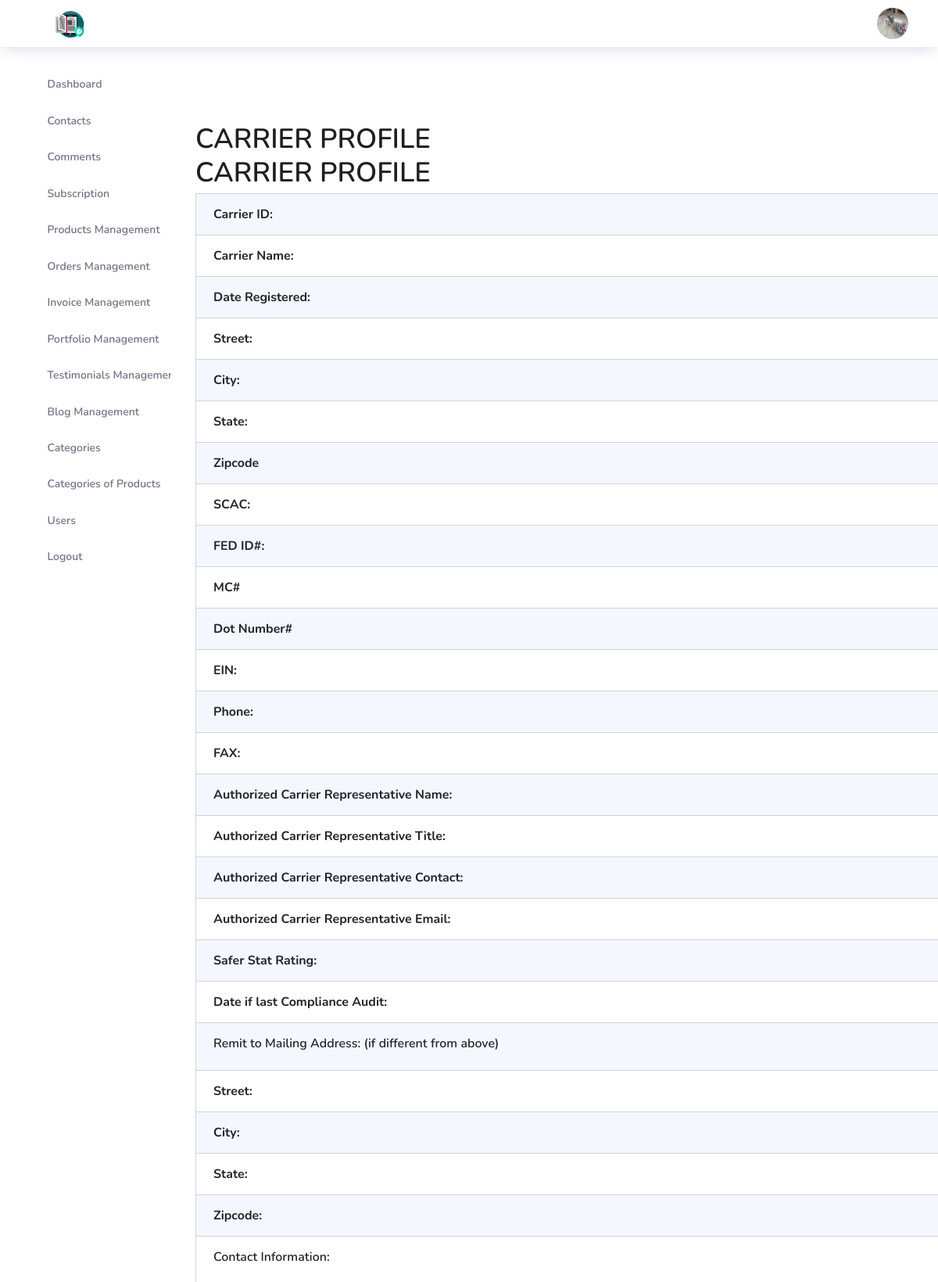
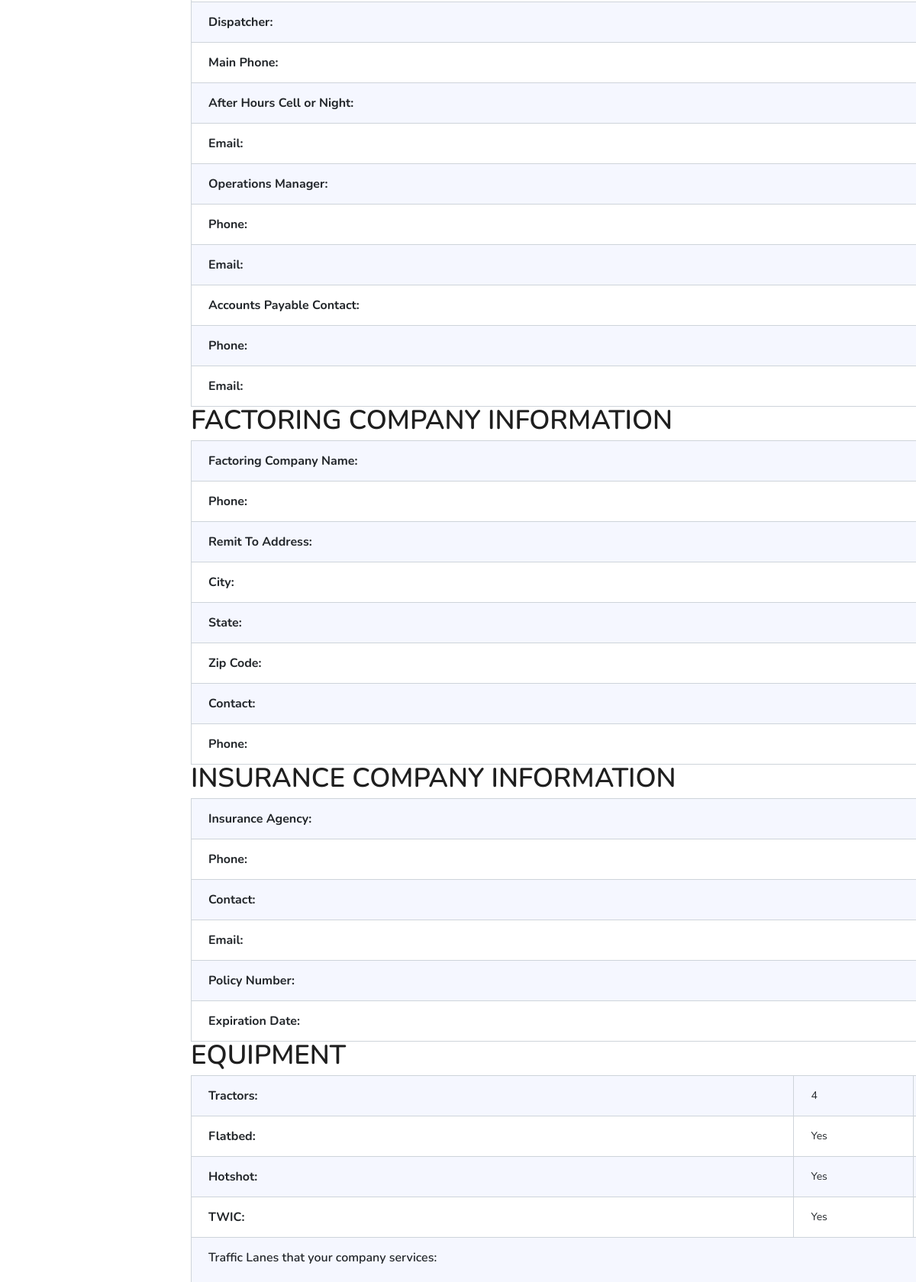
Page /admin/viewData.php?view=562724 (signed in, upper part) on the committed database (2 pictures, top to bottom).
### tables this page shows
CREATE TABLE `users` (
  `id` int(11) NOT NULL,
  `name` text NOT NULL,
  `username` varchar(255) NOT NULL,
  `email` varchar(255) NOT NULL,
  `password` text NOT NULL,
  `img` text NOT NULL,
  `role` text NOT NULL,
  `status` text NOT NULL,
  `date` timestamp NOT NULL DEFAULT current_timestamp() ON UPDATE current_timestamp()
);

CREATE TABLE `equipment_info` (
  `id` int(11) NOT NULL,
  `carrier_id` int(11) NOT NULL,
  `eq_tractor` text NOT NULL,
  `eq_dry_van` text NOT NULL,
  `eq_flatbed` text NOT NULL,
  `eq_reefer` text NOT NULL,
  `eq_hotshot` text NOT NULL,
  `eq_cdl` text NOT NULL,
  `eq_twic` text NOT NULL,
  `eq_hazmat` text NOT NULL,
  `eq_north_east` text NOT NULL,
  `eq_south_west` text NOT NULL,
  `eq_south_east` text NOT NULL,
  `eq_north_west` text NOT NULL,
  `eq_mid_west` text NOT NULL,
  `eq_central` text NOT NULL,
  `eq_prefered_states` text NOT NULL,
  `eq_email_available_load` text NOT NULL,
  `eq_email_load` text NOT NULL,
  `eq_looking_policy` text NOT NULL,
  `eq_trailer_lock_doors` text NOT NULL,
  `eq_driver_criminal_record_check` text NOT NULL,
  `eq_do_business_in_ca` text NOT NULL,
  `eq_tru_restered_on_arber` text NOT NULL,
  `eq_year` text NOT NULL,
  `eq_make` text NOT NULL,
  `eq_color` text NOT NULL,
  `eq_plate` text NOT NULL,
  `eq_last_vin` text NOT NULL
);

### admin/viewData.php (the view, shortened to what this page needs)
<?php
include "../db/db.php";
include "inc/head.php";
?>
    <section>
        <?php include 'inc/sidebar.php'; ?>
    </section>
    <section class="content">
        <div class="container-fluid" style="margin-top: 100px!important;">
            <div class="block-header">
                <h2 class="text-uppercase">Carrier Profile</h2>
            </div>
            <div class="row clearfix">
                <div class="col-xs-12 col-sm-12">
                    <div class="card">
                        <div class="header bg-blue">
                            <h2 class="text-uppercase">
                                Carrier Profile
                            </h2>
                        </div>
                        <div class="body">
                            <table class="table table-bordered table-striped">
                                <tr>
                                    <th>Carrier ID:</th>
                                </tr>
                                <tr>
                                    <th>Carrier Name:</th>
                                </tr>
                                <tr>
                                    <th>Date Registered:</th>
                                </tr>
                                <tr>
                                    <th>Street: </th>
                                </tr>
                                <tr>
                                    <th>City: </th>
                                </tr>
                                <tr>
                                    <th>State: </th>
                                </tr>
                                <tr>
                                    <th>Zipcode</th>
                                </tr>
                                <tr>
                                    <th>SCAC:</th>
                                </tr>
                                <tr>
                                    <th>FED ID#:</th>
                                </tr>
                                <tr>
                                    <th>MC#</th>
                                </tr>
                                <tr>
                                    <th>Dot Number#</th>
                                </tr>
                                <tr>
                                    <th>EIN:</th>
                                </tr>
                                <tr>
                                    <th>Phone:</th>
                                </tr>
                                <tr>
                                    <th>FAX:</th>
                                </tr>
                                <tr>
                                    <th>Authorized Carrier Representative Name:</th>
                                </tr>
                                <tr>
                                    <th>Authorized Carrier Representative Title:</th>
                                </tr>
                                <tr>
                                    <th>Authorized Carrier Representative Contact:</th>
                                </tr>
                                <tr>
                                    <th>Authorized Carrier Representative Email:</th>
                                </tr>
                                <tr>
                                    <th>Safer Stat Rating:</th>
                                </tr>
                                <tr>
                                    <th>Date if last Compliance Audit:</th>
                                </tr>
                                <tr>
                                    <th colspan="2">
                                        <h5>
                                            Remit to Mailing Address: (if different from above)
                                        </h5>
                                    </th>
                                </tr>
                                <tr>
                                    <th>Street: </th>
                                </tr>
                                <tr>
                                    <th>City: </th>
                                </tr>
                                <tr>
                                    <th>State: </th>
                                </tr>
                                <tr>
                                    <th>Zipcode:</th>
                                </tr>
                                <tr>
                                    <th colspan="2">
                                        <h5>
                                            Contact Information:
                                        </h5>
                                    </th>
                                </tr>
                                <tr>
                                    <th>Dispatcher:</th>
                                </tr>
                                <tr>
                                    <th>Main Phone:</th>
                                </tr>
                                <tr>
                                    <th>After Hours Cell or Night:</th>
                                </tr>
                                <tr>
                                    <th>Email:</th>
                                </tr>
                                <tr>
                                    <th>Operations Manager:</th>
                                </tr>
                                <tr>
                                    <th>Phone:</th>
                                </tr>
                                <tr>
                                    <th>Email:</th>
                                </tr>
                                <tr>
                                    <th>Accounts Payable Contact:</th>
                                </tr>
                                <tr>
                                    <th>Phone:</th>
                                </tr>
                                <tr>
                                    <th>Email:</th>
                                </tr>
                            </table>
                        </div>
                    </div>
                    <div class="card">
                        <div class="header bg-blue">
                            <h2 class="text-uppercase">
                                Factoring Company Information
                            </h2>
                        </div>
                        <div class="body">
                            <table class="table table-bordered table-striped">
                                <tr>
                                    <th>Factoring Company Name:</th>
                                </tr>
                                <tr>
                                    <th>Phone:</th>
                                </tr>
                                <tr>
                                    <th>Remit To Address:</th>
                                </tr>
                                <tr>
                                    <th>City:</th>
                                </tr>
                                <tr>
                                    <th>State:</th>
                                </tr>
                                <tr>
                                    <th>Zip Code:</th>
                                </tr>
                                <tr>
                                    <th>Contact:</th>
                                </tr>
                                <tr>
                                    <th>Phone:</th>
                                </tr>
                            </table>
                        </div>
                    </div>
                    <div class="card">
                        <div class="header bg-blue">
                            <h2 class="text-uppercase">
                                Insurance Company Information
                            </h2>
                        </div>
                        <div class="body">
                            <table class="table table-bordered table-striped">
                                <tr>
                                    <th>Insurance Agency:</th>
                                </tr>
                                <tr>
                                    <th>Phone:</th>
                                </tr>
                                <tr>
                                    <th>Contact:</th>
                                </tr>
                                <tr>
                                    <th>Email:</th>
                                </tr>
                                <tr>
                                    <th>Policy Number:</th>
                                </tr>
                                <tr>
                                    <th>Expiration Date:</th>
                                </tr>
                            </table>
                        </div>
                    </div>
                    <div class="card">
                        <div class="header bg-blue">
                            <h2 class="text-uppercase">
                                Equipment
                            </h2>
                        </div>
                        <div class="body">
                            <?php
                            $dataEquipment = mysqli_fetch_array(mysqli_query($db, "SELECT * FROM `equipment_info` WHERE carrier_id = '".$_GET['view']."'"));
                            ?>
                            <table class="table table-bordered table-striped">
                                <tr>
                                    <th>Tractors:</th>
                                    <td><?php echo $dataEquipment['eq_tractor']; ?></td>
                                    <th>Dry Van:</th>
                                </tr>
                                <tr>
                                    <th>Flatbed:</th>
                                    <td><?php echo $dataEquipment['eq_flatbed']; ?></td>
                                    <th>Reefer:</th>
                                </tr>
                                <tr>
                                    <th>Hotshot:</th>
                                    <td><?php echo $dataEquipment['eq_hotshot']; ?></td>
                                    <th>CDL:</th>
                                </tr>
                                <tr>
                                    <th>TWIC:</th>
                                    <td><?php echo $dataEquipment['eq_twic']; ?></td>
                                    <th>Hazmat:</th>
                                </tr>
                                <tr>
                                    <th colspan="4">
                                        <h5>Traffic Lanes that your company services:</h5>
                                    </th>
                                </tr>
                            </table>
                        </div>
                    </div>
                </div>
            </div>
        </div>
    </section>
<?php
include "inc/footer.php";
?>

### admin/inc/head.php (shortened to what this page needs)
<?php
$sqlPro = mysqli_query($db, "SELECT * FROM users WHERE username = '".$_SESSION['username']."'");
$rowPro = mysqli_fetch_array($sqlPro);
?>
<!DOCTYPE html>
<html lang="en">
<head>
    <link rel="stylesheet" href="vendors/feather/feather.css">
    <link rel="stylesheet" href="vendors/ti-icons/css/themify-icons.css">
    <link rel="stylesheet" href="vendors/css/vendor.bundle.base.css">
    <link rel="stylesheet" href="vendors/datatables.net-bs4/dataTables.bootstrap4.css">
    <link rel="stylesheet" href="vendors/ti-icons/css/themify-icons.css">
    <link rel="stylesheet" type="text/css" href="js/select.dataTables.min.css">
    <link rel="stylesheet" href="vendors/mdi/css/materialdesignicons.min.css">
    <link rel="stylesheet" href="css/vertical-layout-light/style.css">
</head>
<body>
<div class="container-scroller">
    <nav class="navbar col-lg-12 col-12 p-0 fixed-top d-flex flex-row">
        <div class="text-center navbar-brand-wrapper d-flex align-items-center justify-content-center">
            <a class="navbar-brand brand-logo mr-5" href="index.php">
                <img src="../images/logo.png" class="mr-2" alt="logo"/>
            </a>
        </div>
        <div class="navbar-menu-wrapper d-flex align-items-center justify-content-end">
            <button class="navbar-toggler navbar-toggler align-self-center" type="button" data-toggle="minimize">
                <span class="icon-menu"></span>
            </button>
            <ul class="navbar-nav navbar-nav-right">
                <li class="nav-item nav-profile dropdown">
                    <a class="nav-link" href="profile.php">
                        <img src="../images/<?php echo $rowPro['img']; ?>" alt="profile"/>
                    </a>
                </li>
            </ul>
        </div>
    </nav>
    <div class="container-fluid page-body-wrapper">

### rows in the picture
users: img (picture)
equipment_info: eq_tractor "4", eq_flatbed "Yes", eq_hotshot "Yes", eq_twic "Yes"
